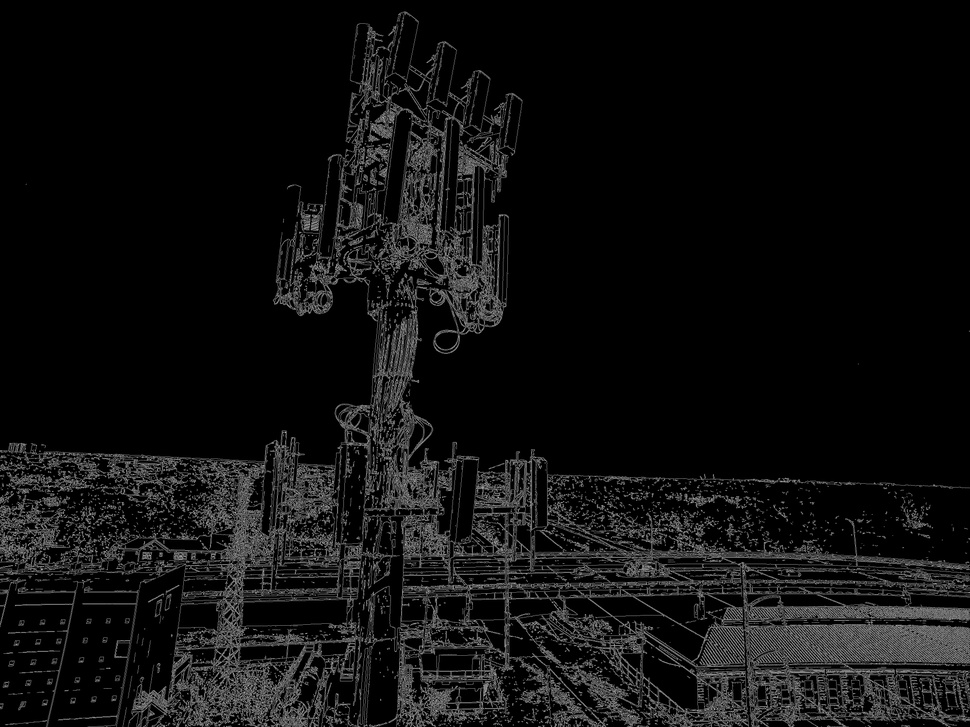
#> input picture Images/outlines/14.JPG, 970 x 727 px, shrunk from 4000 x 3000 before the run, found by its file name
$ python FeatureMatching3.py
#> lines starting #> are read from the running program, lines starting #| are printed output that depends on the picture
import numpy as np
import cv2
from matplotlib import pyplot as plt

img1 = cv2.imread('/Users/Steven/Desktop/Projects/SRP/MonmouthSRPImage/Images/raw_images/14.JPG',0)          # queryImage
#> img1 is the input picture: shape (727, 970); min 0, max 183, mean 16
img2 = cv2.imread('/Users/Steven/Desktop/Projects/SRP/MonmouthSRPImage/Images/raw_images/24.JPG',0) # trainImage
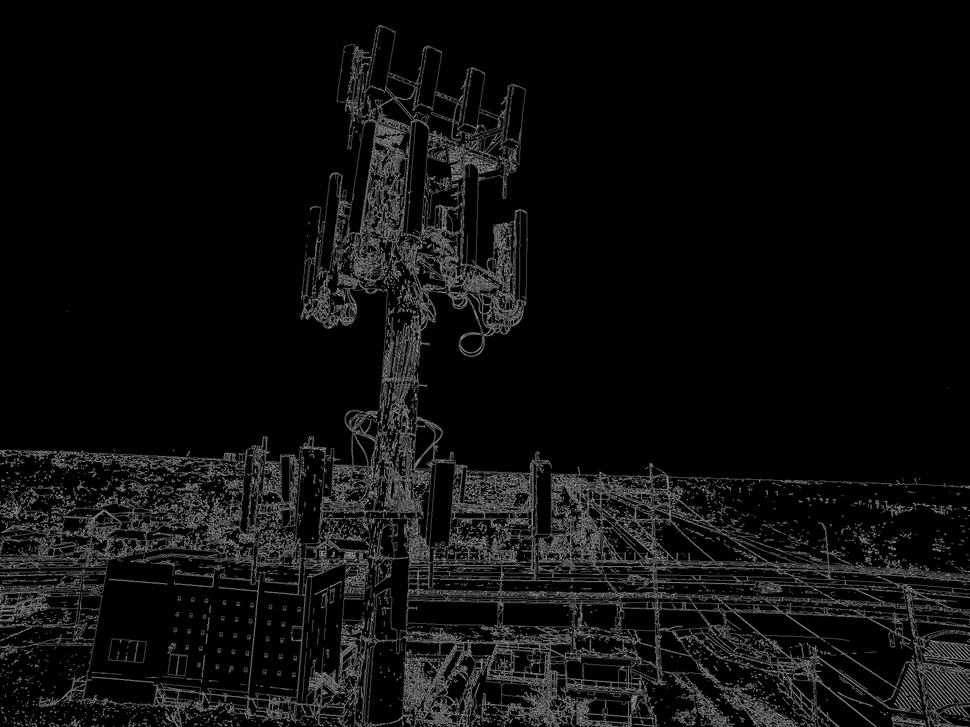
#> input picture Images/outlines/24.JPG, 970 x 727 px, shrunk from 4000 x 3000 before the run, found by its file name
#> img2 is the input picture: shape (727, 970); min 0, max 180, mean 13.8

# Initiate SIFT detector
sift = cv2.xfeatures2d.SIFT_create()

# find the keypoints and descriptors with SIFT
kp1, des1 = sift.detectAndCompute(img1,None)
#> kp1 = 4771 keypoints; strongest (x, y, size): (425, 273, 1.9), (546, 717, 1.9), (406, 275, 2.3), (754, 499, 1.9)
kp2, des2 = sift.detectAndCompute(img2,None)
#> kp2 = 4419 keypoints; strongest (x, y, size): (965, 508, 2), (821, 499, 1.8), (414, 312, 1.9), (428, 246, 1.8)
# BFMatcher with default params
bf = cv2.BFMatcher()
matches = bf.knnMatch(des1,des2, k=2)
#> matches = 4771 matches

# Apply ratio test
good = []
for m,n in matches:
    if m.distance < 0.75*n.distance:
        good.append([m])
#> after the loop, good = 122 matches
# Initialize lists
list_kp1 = []
list_kp2 = []
print(len(good))
#| 122
'''
# For each match...
for mat in good:

    # Get the matching keypoints for each of the images
    img1_idx = mat[0].queryIdx
    img2_idx = mat[0].trainIdx

    # x - columns
    # y - rows
    # Get the coordinates
    (x1,y1) = kp1[img1_idx].pt
    (x2,y2) = kp2[img2_idx].pt

    # Append to each list
    list_kp1.append((x1, y1))
    list_kp2.append((x2, y2))

print (list_kp1, list_kp2)
'''
# cv2.drawMatchesKnn expects list of lists as matches.
img3 = cv2.drawMatchesKnn(img1,kp1,img2,kp2,good,None,flags=2)
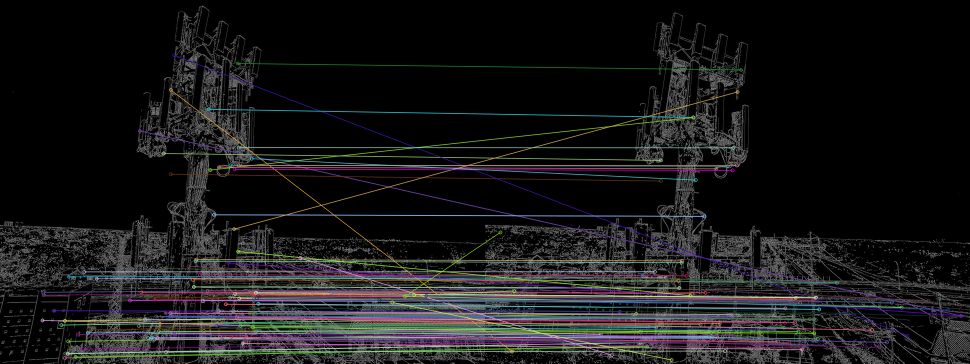
#> img3: shape (727, 1940, 3) (shown at 1/2 size); mean of channels 0, 1, 2 24.9, 24.3, 24.7; drawn as B, G, R
plt.imshow(img3)
plt.show()
